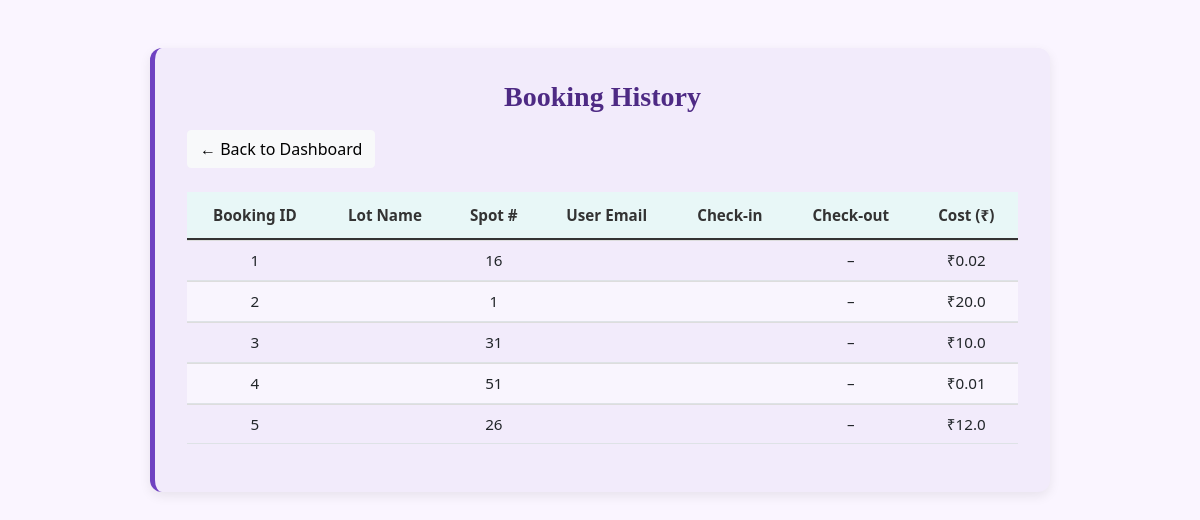
Before: /bookings with the older database file.
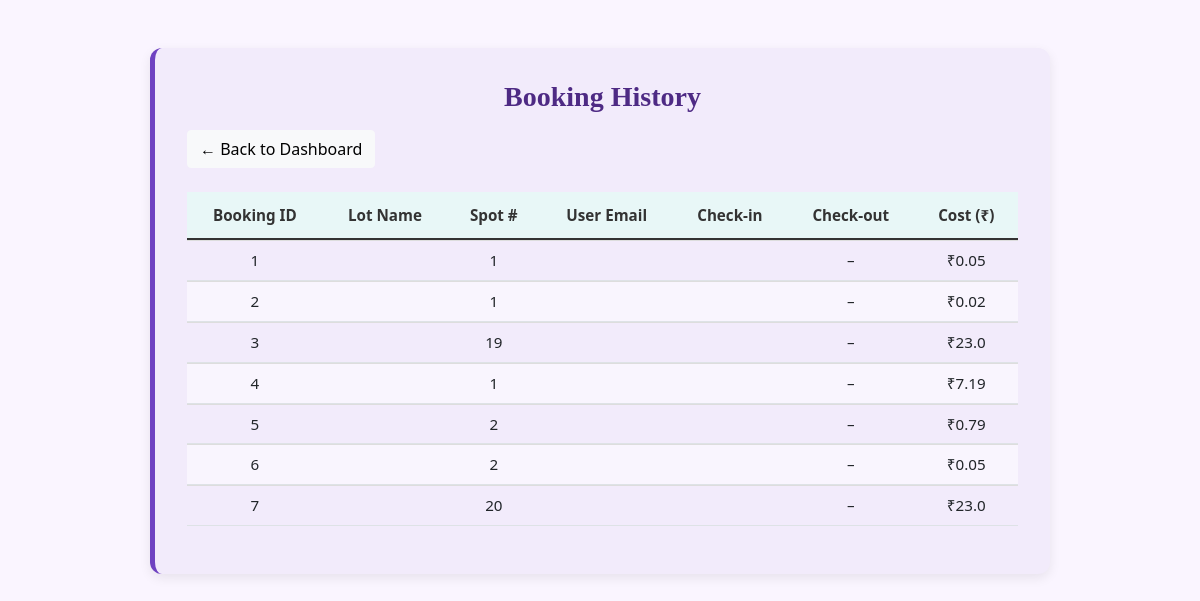
After: the same page with the newer database file.
### backend/models.py (models this page shows, shortened)
class Reservation(db.Model):
    __tablename__ = "reservations"
    id = db.Column(db.Integer, primary_key=True)
    spot_id = db.Column(db.Integer, db.ForeignKey('parking_spots.id'), nullable=False)
    user_id = db.Column(db.Integer, db.ForeignKey('user_info.id'), nullable=False)
    vehicle_no = db.Column(db.String(20), nullable=False)
    parking_timestamp = db.Column(db.DateTime, default=datetime.utcnow)
    leaving_timestamp = db.Column(db.DateTime, nullable=True)
    cost = db.Column(db.Float)

### backend/controllers.py (the view)
    @app.route("/bookings")
    def view_bookings():
        bookings = Reservation.query.all()
        return render_template("admin_bookings.html", bookings=bookings)

### templates/admin_bookings.html (shortened to what this page needs)
<!DOCTYPE html>
<html lang="en">
<head>
  <link rel="stylesheet" href="{{ url_for('static', filename='css/style.css') }}">
  <link href="https://cdn.jsdelivr.net/npm/bootstrap@5.0.2/dist/css/bootstrap.min.css" rel="stylesheet">
</head>
<body class="admin-bookings-page">
  <div class="bookings-container">
    <div class="bookings-card">
      <h2 class="bookings-title">Booking History</h2>
      <a href="/admin_dashboard" class="btn btn-light back-btn">← Back to Dashboard</a>
      <div class="table-responsive">
        <table class="table bookings-table">
          <thead>
            <tr>
              <th>Booking ID</th>
              <th>Lot Name</th>
              <th>Spot #</th>
              <th>User Email</th>
              <th>Check-in</th>
              <th>Check-out</th>
              <th>Cost (₹)</th>
            </tr>
          </thead>
          <tbody>
            {% for b in bookings %}
            <tr>
              <td>{{ b.id }}</td>
              <td>{{ b.lot_name }}</td>
              <td>{{ b.spot_id }}</td>
              <td>{{ b.user_email }}</td>
              <td>{{ b.in_time }}</td>
              <td>{{ b.out_time or '–' }}</td>
              <td>₹{{ b.cost }}</td>
            </tr>
            {% else %}
            <tr>
              <td colspan="7" class="text-center">No bookings found.</td>
            </tr>
            {% endfor %}
          </tbody>
        </table>
      </div>
    </div>
  </div>
</body>
</html>

### static/css/style.css (style rules this page uses)
* { margin: 0; padding: 0; box-sizing: border-box; }
body.admin-bookings-page { background:#faf5ff; font-family:'Segoe UI',sans-serif; }
.bookings-container { display:flex; justify-content:center; padding:3rem 1rem; }
.bookings-card { background:#f2ebfb; border-left:5px solid #6f42c1; border-radius:0.75rem; box-shadow:0 4px 12px rgba(0,0,0,0.08); padding:2rem; max-width:900px; width:100%; }
.bookings-title { font-size:1.75rem; font-weight:bold; color:#4e2a84; margin-bottom:1rem; font-family:'Brush Script MT',cursive; text-align:center; }
.back-btn { display:inline-block; margin-bottom:1.5rem; color:#4e2a84; background:#fff; border:1px solid #6f42c1; border-radius:0.5rem; padding:0.5rem 1rem; text-decoration:none; }
.table-responsive { overflow-x:auto; }
.bookings-table { width:100%; border-collapse:separate; border-spacing:0; }
.bookings-table th { background:#e6dbf7; color:#4e2a84; font-weight:600; border-bottom:2px solid #6f42c1; text-align:center; }
.bookings-table td { padding:0.75rem; vertical-align:middle; text-align:center; border-top:1px solid #ddd; }
.bookings-table tr:nth-child(even) { background:#f9f5fe; }
body { background: #f5f7fa; font-family: 'Poppins', sans-serif; margin: 0; padding: 0; }
.table { font-size: 0.95rem; }
.table thead th { background-color: #f8f9fb; border-bottom: none; font-weight: 600; padding: 0.75rem 1rem; }
.table tbody td { vertical-align: middle; }
.table thead th { background-color: #e8f7f7; color: #333; border-bottom: 2px solid #d0e8e8; font-weight: 600; }
body { background: linear-gradient(135deg, #f8f9fa, #e9ecef); }

Changed rows visible on the page:
changed Reservation id 1: spot_id "16" → "1"; cost "0.02" → "0.05"
changed Reservation id 2: cost "20.0" → "0.02"
changed Reservation id 3: spot_id "31" → "19"; cost "10.0" → "23.0"
changed Reservation id 4: spot_id "51" → "1"; cost "0.01" → "7.19"
changed Reservation id 5: spot_id "26" → "2"; cost "12.0" → "0.79"
added Reservation: id "6", spot_id "2", out_time "–", cost "0.05"
added Reservation: id "7", spot_id "20", out_time "–", cost "23.0"
